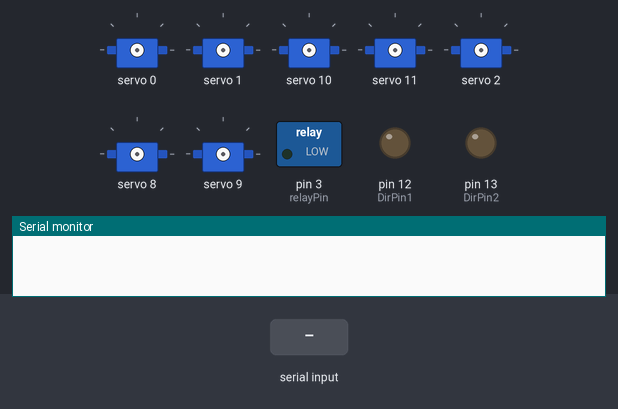
Bench run of a sketch on a simulated Arduino Uno, built with avr-gcc and run on an emulated ATmega328P. Shown: 7 × servo, switched loads named in the sketch (green lamp = pin HIGH), output pins drawn as LEDs (lit = HIGH), the last lines printed to the serial monitor. Inputs (shaded band) come from the test bench.

Above: at 1.2 s.
1.3 s: "90,45,200\n" received over the second serial link
At 2.9 s:
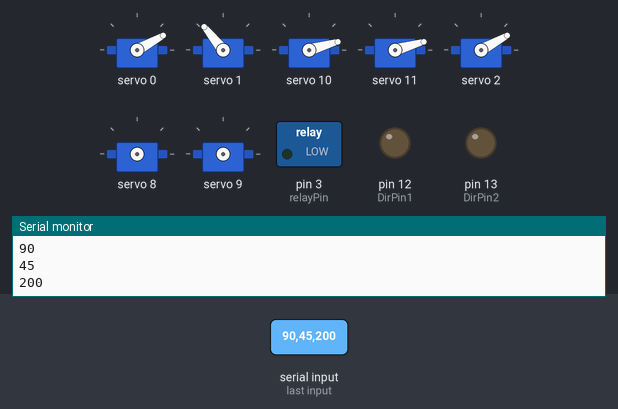
At 5.6 s:
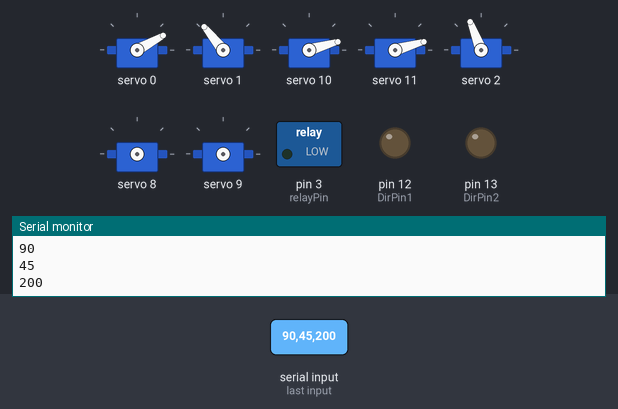
Timing chart, 0 to 37.6 s (numbered marks = the images above; inputs shaded):
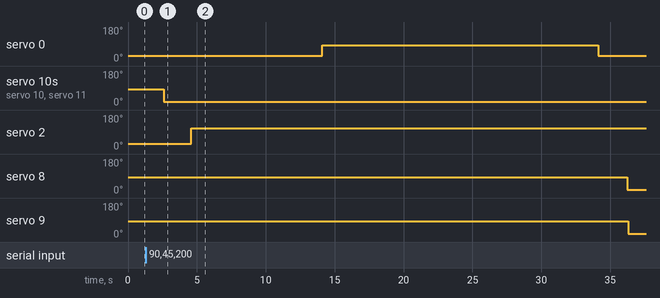

The sketch:

servo_pca.ino
```cpp
#include <SoftwareSerial.h>
#include <Servo.h>
#include <Wire.h>                       // I2C 통신을 위한 헤더파일
#include <Adafruit_PWMServoDriver.h>    // 서보모터 다중제어를 위한 헤더파일

Adafruit_PWMServoDriver pwm = Adafruit_PWMServoDriver();

SoftwareSerial HM10(6, 7);  // (rx, tx), hm10 블루투스 연결

const int DirPin1 = 12;    // 모터드라이버 제어신호 핀 번호1
const int DirPin2 = 13;    // 모터드라이버 제어신호 핀 번호2
const int relayPin = 3;   // 릴레이 모듈 핀 번호 8
// PCA9685 모듈 연결 핀 번호 = A4, A5

// pca 서보모터 연결 핀 번호
const int servo_mg[4] = {0, 1, 2, 3}; //  컨베이어2, 면1, 인덕션1 -
const int servo_soup[4] = {4, 5, 6, 7}; //  스프
const int servo_mini[2] = {8, 9};     //  건더기2
const int servo_bowl[2] = {10, 11};   //  용기

void setup() {
  // put your setup code here, to run once:
  Serial.begin(9600);
  HM10.begin(9600);
  // 모터 드라이버 setup
  pinMode(DirPin1, OUTPUT);   // 모터 드라이버 제어 1번핀 출력모드 설정
  pinMode(DirPin2, OUTPUT);   // 모터 드라이버 제어 2번핀 출력모드 설정
  // pca9685 setup code
  pwm.begin();
  pwm.setPWMFreq(52);
  // 모든 핀들을 출력 모드로 초기화
  pinMode(relayPin, OUTPUT);  // 릴레이 모듈 제어 핀 출력모드
}

// 물 공급 함수 - 입력값 w에 따라 공급량 조절 가능
void set_water(int w) {
  // 워터 펌프 동작
  digitalWrite(DirPin1, HIGH);
  digitalWrite(DirPin2, LOW);
  delay(2000 * w);
  // 워터 펌프 정지
  digitalWrite(DirPin1, HIGH);
  digitalWrite(DirPin2, HIGH);
}

// 메인 함수
void loop() {
  // put your main code here, to run repeatedly:
  /*   servo 제어 코드: pwm.setPWM({pca포트번호}, {on == 0}, {각도(0~180을 150~600으로 변환)})
       서보모터 포트 번호: 컨베이어-{0,1} / 면-{2} / 용기-{3} / 스프-{4,5,6,7} / 건더기-{8,9}
       mg995는 0~180로 mapping, mini 서보는 150~600 으로 mapping
  */
  if (HM10.available()) {

      String order = HM10.readStringUntil('\n');
      int comma1 = order.indexOf(',');
      int comma2 = order.indexOf(',', comma1+1);
      int len = order.length();
      int num_user = order.substring(0,comma1).toInt();       // 첫번째 수 = 주문번호
      int menu = order.substring(comma1+1,comma2).toInt();    // 두번째 수 = 스프 종류
      int option1 = order.substring(comma2+1,len).toInt();    // 세번째 수 = 옵션
      Serial.println(order);
      Serial.println(num_user);
      Serial.println(menu);
      Serial.println(option1);

      pwm.setPWM(servo_mg[0],0,180);
      pwm.setPWM(servo_mg[1],0,400);
      delay(1000);
      pwm.setPWM(servo_mg[0],0,0);
      pwm.setPWM(servo_mg[1],0,0);

      //  용기 투하
      pwm.setPWM(servo_bowl[0],0,300);
      pwm.setPWM(servo_bowl[1],0,300);
      delay(300);
      pwm.setPWM(servo_bowl[0],0,150);
      pwm.setPWM(servo_bowl[1],0,150);

      //  면 투하
      pwm.setPWM(servo_mg[2],0,180);
      delay(2000);
      pwm.setPWM(servo_mg[2],0,360);
      delay(2000);
      pwm.setPWM(servo_mg[2],0,0);

      //  컨베이어 작동 및 재료 투하
      pwm.setPWM(servo_mg[0], 0, 180);
      pwm.setPWM(servo_mg[1], 0, 400);
      delay(3000);
      pwm.setPWM(servo_mg[0], 0, 0);
      pwm.setPWM(servo_mg[1], 0, 0);
      delay(4000);


      pwm.setPWM(servo_mg[0],0,180);
      pwm.setPWM(servo_mg[1],0,400);
      delay(500);
      pwm.setPWM(servo_mg[0],0,0);
      pwm.setPWM(servo_mg[1],0,0);

      pwm.setPWM(servo_soup[menu],0,300);   // 해당 스프 투하
      delay(100*option1);                   // 옵션1 - 양 조절
      pwm.setPWM(servo_soup[menu],0,150);

      pwm.setPWM(servo_mg[0],0,180);
      pwm.setPWM(servo_mg[1],0,400);
      delay(2000);
      pwm.setPWM(servo_mg[0],0,0);
      pwm.setPWM(servo_mg[1],0,0);

      pwm.setPWM(servo_mini[0],0,300);   // 건더기 1 투하
      delay(100);
      pwm.setPWM(servo_mini[0],0,150);
      pwm.setPWM(servo_mini[1],0,300);   // 건더기 2 투하
      delay(100);
      pwm.setPWM(servo_mini[1],0,150);

      pwm.setPWM(servo_mg[0],0,180);
      //pwm.setPWM(servo_mg[1],0,400);
      delay(2000);
      pwm.setPWM(servo_mg[0],0,0);
      //pwm.setPWM(servo_mg[1],0,0);
      //  인덕션 동작
      pwm.setPWM(servo_mg[3],0,180);
      delay(1000);
      pwm.setPWM(servo_mg[3],0,0);

    Serial.print("주문 번호: ");
    Serial.println(num_user);
    Serial.println("조리완료");
  }
}
```

Measured:
- after the input at 1.3 s, servo 0: 29° → 84° after 12.8 s, → 29° 20.0 s later; servo 10, servo 11: 84° → 16° after 1.3 s; servo 2: 29° → 111° after 3.3 s; servo 8: 84° → 16° after 34.9 s; servo 9: 84° → 16° after 35.0 s
